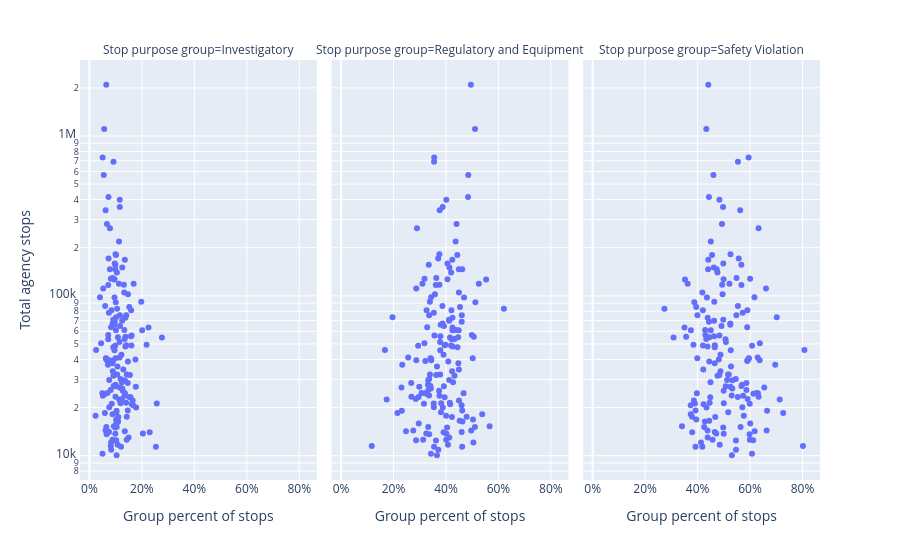

Source (notebook cell):
### Code cell
mask = df["total_agency_stops"] > 10000
fig = px.scatter(
    df[mask],
    x="group_percent",
    y="total_agency_stops",
    hover_data=["agency", "total_agency_stops"],
    facet_col="stop_purpose_group",
    labels={
        "stop_count": "Stops",
        "stop_purpose_group": "Stop purpose group",
        "group_percent": "Group percent of stops",
        "total_agency_stops": "Total agency stops",
        "agency": "Agency",
    },
    log_y=True,
    height=600,
)
fig.update_xaxes(tickformat=",.0%")
fig.update_layout(hoverlabel_namelength=-1)
fig.show()

### Figure 1 — Plotly figure (JSON) as saved in the notebook; plotly's stock layout.template omitted (floating-point values rounded to 4 significant figures; data arrays with more than 128 entries replaced by an {"elided": "..."} marker saying what was removed)
{"data": [{"customdata": {"elided": "165x1 str values"}, "hovertemplate": "Stop purpose group=Investigatory<br>Group percent of stops=%{x}<br>Total agency stops=%{y}<br>Agency=%{customdata[0]}<extra></extra>", "legendgroup": "", "marker": {"color": "#636efa", "symbol": "circle"}, "mode": "markers", "name": "", "orientation": "v", "showlegend": false, "type": "scatter", "x": {"elided": "165 float values"}, "xaxis": "x", "y": {"elided": "165 int values"}, "yaxis": "y"}, {"customdata": {"elided": "165x1 str values"}, "hovertemplate": "Stop purpose group=Regulatory and Equipment<br>Group percent of stops=%{x}<br>Total agency stops=%{y}<br>Agency=%{customdata[0]}<extra></extra>", "legendgroup": "", "marker": {"color": "#636efa", "symbol": "circle"}, "mode": "markers", "name": "", "orientation": "v", "showlegend": false, "type": "scatter", "x": {"elided": "165 float values"}, "xaxis": "x2", "y": {"elided": "165 int values"}, "yaxis": "y2"}, {"customdata": {"elided": "165x1 str values"}, "hovertemplate": "Stop purpose group=Safety Violation<br>Group percent of stops=%{x}<br>Total agency stops=%{y}<br>Agency=%{customdata[0]}<extra></extra>", "legendgroup": "", "marker": {"color": "#636efa", "symbol": "circle"}, "mode": "markers", "name": "", "orientation": "v", "showlegend": false, "type": "scatter", "x": {"elided": "165 float values"}, "xaxis": "x3", "y": {"elided": "165 int values"}, "yaxis": "y3"}], "layout": {"annotations": [{"font": {}, "showarrow": false, "text": "Stop purpose group=Investigatory", "x": 0.16, "xanchor": "center", "xref": "paper", "y": 1, "yanchor": "bottom", "yref": "paper"}, {"font": {}, "showarrow": false, "text": "Stop purpose group=Regulatory and Equipment", "x": 0.5, "xanchor": "center", "xref": "paper", "y": 1, "yanchor": "bottom", "yref": "paper"}, {"font": {}, "showarrow": false, "text": "Stop purpose group=Safety Violation", "x": 0.84, "xanchor": "center", "xref": "paper", "y": 1, "yanchor": "bottom", "yref": "paper"}], "autosize": true, "hoverlabel": {"namelength": -1}, "legend": {"tracegroupgap": 0}, "margin": {"t": 60}, "xaxis": {"anchor": "y", "autorange": true, "domain": [0, 0.32], "range": [-0.02961, 0.8603], "tickformat": ",.0%", "title": {"text": "Group percent of stops"}, "type": "linear"}, "xaxis2": {"anchor": "y2", "autorange": true, "domain": [0.34, 0.66], "matches": "x", "range": [-0.02961, 0.8603], "tickformat": ",.0%", "title": {"text": "Group percent of stops"}, "type": "linear"}, "xaxis3": {"anchor": "y3", "autorange": true, "domain": [0.68, 1.0], "matches": "x", "range": [-0.02961, 0.8603], "tickformat": ",.0%", "title": {"text": "Group percent of stops"}, "type": "linear"}, "yaxis": {"anchor": "x", "autorange": true, "domain": [0, 1], "range": [3.85, 6.473], "title": {"text": "Total agency stops"}, "type": "log"}, "yaxis2": {"anchor": "x2", "autorange": true, "domain": [0, 1], "matches": "y", "range": [3.85, 6.473], "showticklabels": false, "type": "log"}, "yaxis3": {"anchor": "x3", "autorange": true, "domain": [0, 1], "matches": "y", "range": [3.85, 6.473], "showticklabels": false, "type": "log"}}}
